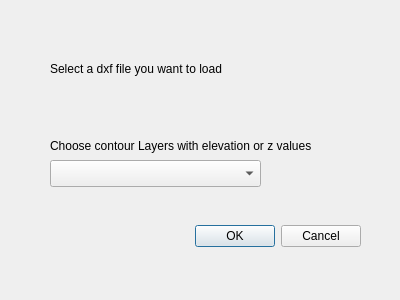
<?xml version="1.0" encoding="UTF-8"?>
<ui version="4.0">
 <class>dxftoshpDialogBase</class>
 <widget class="QDialog" name="dxftoshpDialogBase">
  <property name="geometry">
   <rect>
    <x>0</x>
    <y>0</y>
    <width>400</width>
    <height>300</height>
   </rect>
  </property>
  <property name="windowTitle">
   <string>dxftoshp</string>
  </property>
  <widget class="QDialogButtonBox" name="button_box">
   <property name="geometry">
    <rect>
     <x>190</x>
     <y>220</y>
     <width>171</width>
     <height>32</height>
    </rect>
   </property>
   <property name="orientation">
    <enum>Qt::Horizontal</enum>
   </property>
   <property name="standardButtons">
    <set>QDialogButtonBox::Cancel|QDialogButtonBox::Ok</set>
   </property>
  </widget>
  <widget class="QgsFileWidget" name="mQgsFileWidget">
   <property name="geometry">
    <rect>
     <x>50</x>
     <y>80</y>
     <width>211</width>
     <height>27</height>
    </rect>
   </property>
  </widget>
  <widget class="QgsCheckableComboBox" name="mComboBox">
   <property name="geometry">
    <rect>
     <x>50</x>
     <y>160</y>
     <width>211</width>
     <height>27</height>
    </rect>
   </property>
  </widget>
  <widget class="QLabel" name="label">
   <property name="geometry">
    <rect>
     <x>50</x>
     <y>60</y>
     <width>191</width>
     <height>18</height>
    </rect>
   </property>
   <property name="text">
    <string>Select a dxf file you want to load</string>
   </property>
  </widget>
  <widget class="QLabel" name="label_2">
   <property name="geometry">
    <rect>
     <x>50</x>
     <y>120</y>
     <width>331</width>
     <height>51</height>
    </rect>
   </property>
   <property name="text">
    <string>Choose contour Layers with elevation or z values </string>
   </property>
  </widget>
 </widget>
 <customwidgets>
  <customwidget>
   <class>QgsCheckableComboBox</class>
   <extends>QComboBox</extends>
   <header>qgscheckablecombobox.h</header>
  </customwidget>
  <customwidget>
   <class>QgsFileWidget</class>
   <extends>QWidget</extends>
   <header>qgsfilewidget.h</header>
  </customwidget>
 </customwidgets>
 <resources/>
 <connections>
  <connection>
   <sender>button_box</sender>
   <signal>accepted()</signal>
   <receiver>dxftoshpDialogBase</receiver>
   <slot>accept()</slot>
   <hints>
    <hint type="sourcelabel">
     <x>20</x>
     <y>20</y>
    </hint>
    <hint type="destinationlabel">
     <x>20</x>
     <y>20</y>
    </hint>
   </hints>
  </connection>
  <connection>
   <sender>button_box</sender>
   <signal>rejected()</signal>
   <receiver>dxftoshpDialogBase</receiver>
   <slot>reject()</slot>
   <hints>
    <hint type="sourcelabel">
     <x>20</x>
     <y>20</y>
    </hint>
    <hint type="destinationlabel">
     <x>20</x>
     <y>20</y>
    </hint>
   </hints>
  </connection>
 </connections>
</ui>
